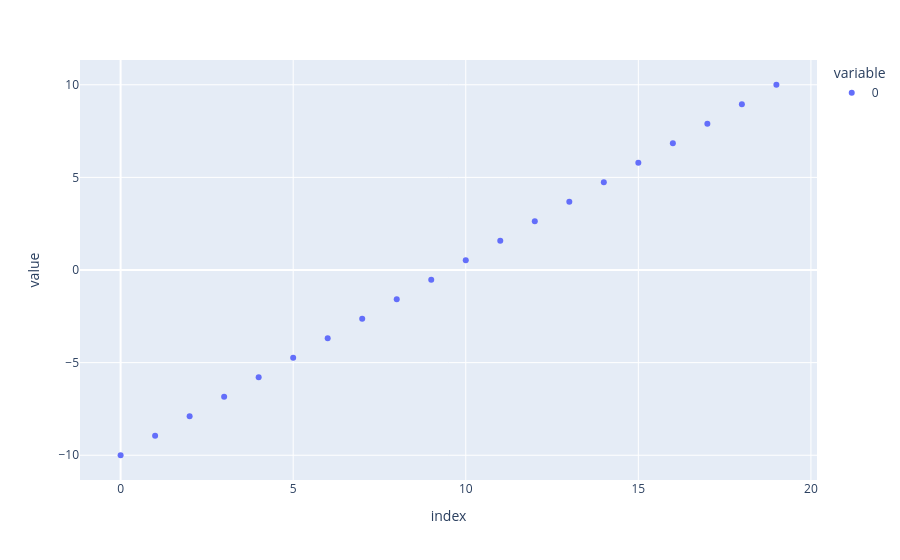

Source (notebook cell):
### Markdown cell above
example deko yadi hamra paas yadi hamra paas perfley linear hota data tho ab hum har kisi ka package bata dete

### Code cell
df1 = pd.Series(np.linspace(-10,10,20))
px.scatter(df1)

### Figure 1 — Plotly figure (JSON) as saved in the notebook; plotly's stock layout.template omitted (floating-point values rounded to 4 significant figures)
{"data": [{"hovertemplate": "variable=0<br>index=%{x}<br>value=%{y}<extra></extra>", "legendgroup": "0", "marker": {"color": "#636efa", "symbol": "circle"}, "mode": "markers", "name": "0", "orientation": "v", "showlegend": true, "type": "scatter", "x": [0, 1, 2, 3, 4, 5, 6, 7, 8, 9, 10, 11, 12, 13, 14, 15, 16, 17, 18, 19], "xaxis": "x", "y": [-10.0, -8.947, -7.895, -6.842, -5.789, -4.737, -3.684, -2.632, -1.579, -0.5263, 0.5263, 1.579, 2.632, 3.684, 4.737, 5.789, 6.842, 7.895, 8.947, 10.0], "yaxis": "y"}], "layout": {"legend": {"title": {"text": "variable"}, "tracegroupgap": 0}, "margin": {"t": 60}, "xaxis": {"anchor": "y", "domain": [0, 1], "title": {"text": "index"}}, "yaxis": {"anchor": "x", "domain": [0, 1], "title": {"text": "value"}}}}
